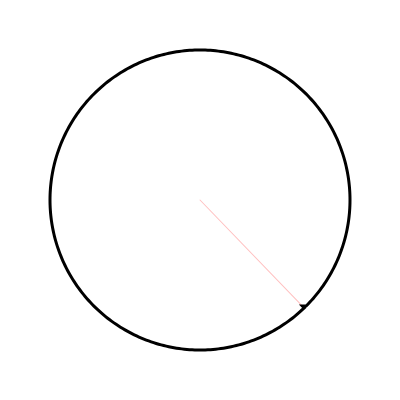
Frame 1 (no input)
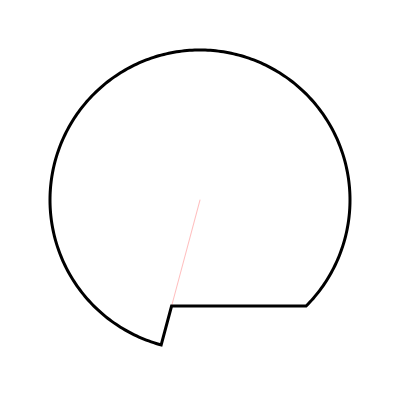
Frame 60 (no input)
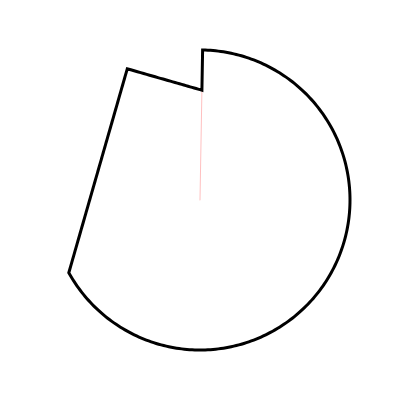
Frame 120 (the mouse pressed at the canvas centre since frame 60)

The p5.js sketch that drew these frames (run headless with seeded random() and noise() and a simulated clock; from frame 60 on, the mouse is pressed at the canvas centre):

// p5.js sketch
// ── sketch.js
// Convert a circle into a square
// by moving points evenly sampled along the circle, 
// towards points on the square, resampled at equal intervals.
// Golan Levin, August 2016

var nPoints, quarter;
var radius;
var nSquarePoints = 4;
var squarePoints = []; // the 4 vertices of the square
var srcPoints = []; // points along the circle
var dstPoints = []; // points along the square
var curPercents = []; // percentages of interpolation
var bDrawDebug = true;
var counter = 0;

//-----------------------------------------
function setup() {
  createCanvas(400, 400);
  nPoints = 360;
  quarter = (nPoints / nSquarePoints);
  radius = width / 2 * 0.75;

  for (var i = 0; i < nSquarePoints; i++) {
    var x = radius * cos(i * TWO_PI / nSquarePoints - HALF_PI);
    var y = radius * sin(i * TWO_PI / nSquarePoints - HALF_PI);
    squarePoints[i] = {
      x, y
    };
  }

  // compute srcPoints: points on the circle. Also reset curPercents.
  for (var j = 0; j < nPoints; j++) {
    curPercents[j] = 0;
    var t = map(j, 0, nPoints, 0, TWO_PI);
    var x = radius * cos(t);
    var y = radius * sin(t);
    srcPoints[j] = {
      x, y
    };
  }

  // compute dstPoints: points along the square
  for (var j = 0; j < nPoints; j++) {
    var x1 = 0;
    var y1 = 0;
    var x2 = srcPoints[j].x;
    var y2 = srcPoints[j].y;

    var i = (floor((j + nPoints) / quarter) + 1) % nSquarePoints;
    var x3 = squarePoints[(i + 0) % nSquarePoints].x;
    var y3 = squarePoints[(i + 0) % nSquarePoints].y;
    var x4 = squarePoints[(i + 1) % nSquarePoints].x;
    var y4 = squarePoints[(i + 1) % nSquarePoints].y;

    var numra = (x4 - x3) * (y1 - y3) - (y4 - y3) * (x1 - x3);
    var numrb = (x2 - x1) * (y1 - y3) - (y2 - y1) * (x1 - x3);
    var denom = (y4 - y3) * (x2 - x1) - (x4 - x3) * (y2 - y1);
    var ua = numra / denom;
    var ub = numrb / denom;
    var x = x1 + ua * (x2 - x1);
    var y = y1 + ua * (y2 - y1);
    dstPoints[j] = {
      x, y
    };
  }
}

//-----------------------------------------
function draw() {
  background(255);
  noFill();
  push();
  translate(width / 2, height / 2);

  if (mouseIsPressed) { // whoa
    rotate(HALF_PI + PI - map(counter, 0, nPoints, 0, TWO_PI));
  } else {
    rotate(PI * 0.25);
  }

  counter = (counter + 1) % nPoints;
  curPercents[counter] = 1 - curPercents[counter];

  if (bDrawDebug) {
    stroke(255, 0, 0, 64);
    strokeWeight(1);
    line(0, 0, dstPoints[counter].x, dstPoints[counter].y);
  }

  stroke(0);
  strokeWeight(3);
  strokeJoin(MITER);
  beginShape();
  for (var i = 0; i < nPoints; i++) {
    var pcti = curPercents[i];
    var pctj = curPercents[(i + 1) % nPoints];
    px = map(pcti, 0, 1, srcPoints[i].x, dstPoints[i].x);
    py = map(pcti, 0, 1, srcPoints[i].y, dstPoints[i].y);
    vertex(px, py);

    if (pcti !== pctj) {
      qx = map(pctj, 0, 1, srcPoints[i].x, dstPoints[i].x);
      qy = map(pctj, 0, 1, srcPoints[i].y, dstPoints[i].y);
      vertex(qx, qy);
    }
  }
  endShape(CLOSE);
  pop();
}
